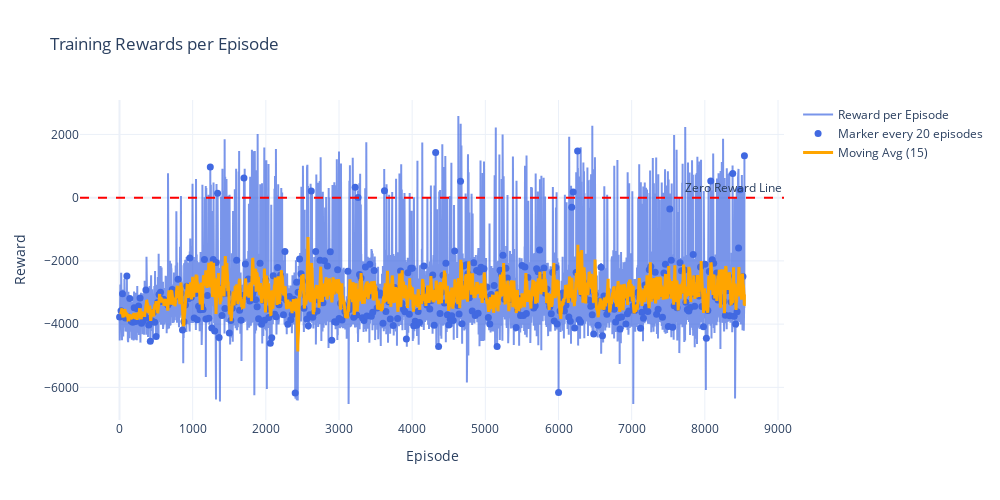

Notebook cell for this chart:
### Code cell
import plotly.graph_objects as go
import numpy as np
import os

logs_path = "/Users/danielemateria/Desktop/q-learning-maze-robot/logs"
log_file_paths = os.listdir(logs_path)
log_file_paths = [os.path.join(logs_path, file) for file in log_file_paths if file.endswith('.log')]
log_file_paths.sort()

def extract_rewards_from_log(log_file_paths):
    rewards = np.array([])
    for log_file_path in log_file_paths:
        with open(log_file_path, 'r') as file:
            for line in file:
                if "|" in line:
                    reward = line.split("|")[1].strip()
                    reward = float(reward.split(":")[-1])
                    rewards = np.append(rewards, reward)
    return rewards

def plot_rewards_plotly(rewards, window=15, marker_every=20):
    episodes = np.arange(1, len(rewards) + 1)
    fig = go.Figure()
    # Linea principale
    fig.add_trace(go.Scatter(
        x=episodes, y=rewards,
        mode='lines',
        name='Reward per Episode',
        line=dict(color='royalblue', width=2),
        opacity=0.7
    ))
    # Marker ogni marker_every episodi
    marker_idx = np.arange(0, len(rewards), marker_every)
    fig.add_trace(go.Scatter(
        x=episodes[marker_idx], y=rewards[marker_idx],
        mode='markers',
        name=f'Marker every {marker_every} episodes',
        marker=dict(color='royalblue', size=7, symbol='circle')
    ))
    # Media mobile
    if len(rewards) >= window:
        moving_avg = np.convolve(rewards, np.ones(window)/window, mode='valid')
        fig.add_trace(go.Scatter(
            x=episodes[window-1:], y=moving_avg,
            mode='lines',
            name=f'Moving Avg ({window})',
            line=dict(color='orange', width=3)
        ))
    fig.update_layout(
        title='Training Rewards per Episode',
        xaxis_title='Episode',
        yaxis_title='Reward',
        template='plotly_white',
        legend=dict(font=dict(size=12)),
        width=1000, height=500
    )
    fig.add_hline(y=0, line_dash="dash", line_color="red", annotation_text="Zero Reward Line")
    fig.show()

rewards = extract_rewards_from_log(log_file_paths)
print("Total episodes: ", len(rewards))
print("Last episode reward: ", rewards[-1])
print("Rewards over -500: ", len(rewards[rewards > -500]))
plot_rewards_plotly(rewards)

### Figure 1 — Plotly figure (JSON) as saved in the notebook; plotly's stock layout.template omitted (floating-point values rounded to 4 significant figures; data arrays with more than 128 entries replaced by an {"elided": "..."} marker saying what was removed)
{"data": [{"line": {"color": "royalblue", "width": 2}, "mode": "lines", "name": "Reward per Episode", "opacity": 0.7, "type": "scatter", "x": {"elided": "8541 int values"}, "y": {"elided": "8541 float values"}}, {"marker": {"color": "royalblue", "size": 7, "symbol": "circle"}, "mode": "markers", "name": "Marker every 20 episodes", "type": "scatter", "x": {"elided": "428 int values"}, "y": {"elided": "428 float values"}}, {"line": {"color": "orange", "width": 3}, "mode": "lines", "name": "Moving Avg (15)", "type": "scatter", "x": {"elided": "8527 int values"}, "y": {"elided": "8527 float values"}}], "layout": {"annotations": [{"showarrow": false, "text": "Zero Reward Line", "x": 1, "xanchor": "right", "xref": "x domain", "y": 0, "yanchor": "bottom", "yref": "y"}], "height": 500, "legend": {"font": {"size": 12}}, "shapes": [{"line": {"color": "red", "dash": "dash"}, "type": "line", "x0": 0, "x1": 1, "xref": "x domain", "y0": 0, "y1": 0, "yref": "y"}], "title": {"text": "Training Rewards per Episode"}, "width": 1000, "xaxis": {"title": {"text": "Episode"}}, "yaxis": {"title": {"text": "Reward"}}}}
